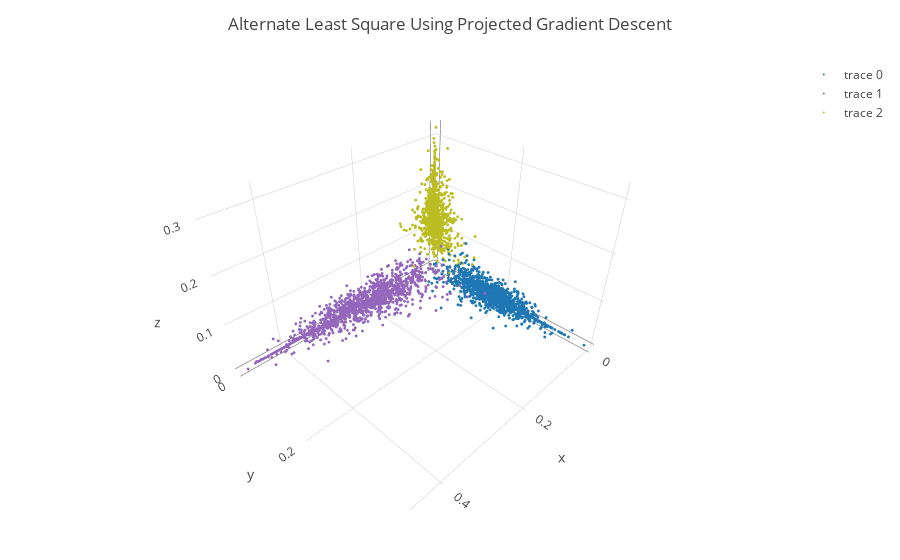

Notebook cell for this chart:
### Code cell
p3 = plot_nnmf_results(res_alspgrad_svdar.H, class_label, "Alternate Least Square Using Projected Gradient Descent")

### Figure 1 — Plotly figure (JSON) as saved in the notebook; plotly's stock layout.template omitted (floating-point values rounded to 4 significant figures; data arrays with more than 128 entries replaced by an {"elided": "..."} marker saying what was removed)
{"data": [{"y": {"elided": "1460 float values"}, "type": "scatter3d", "z": {"elided": "1460 float values"}, "x": {"elided": "1460 float values"}, "mode": "markers", "marker": {"symbol": "dot", "size": 1, "color": "#1f77b4"}}, {"y": {"elided": "1398 float values"}, "type": "scatter3d", "z": {"elided": "1398 float values"}, "x": {"elided": "1398 float values"}, "mode": "markers", "marker": {"symbol": "dot", "size": 1, "color": "#9467bd"}}, {"y": {"elided": "1033 float values"}, "type": "scatter3d", "z": {"elided": "1033 float values"}, "x": {"elided": "1033 float values"}, "mode": "markers", "marker": {"symbol": "dot", "size": 1, "color": "#bcbd22"}}], "layout": {"title": "Alternate Least Square Using Projected Gradient Descent", "margin": {"r": 50, "l": 50, "b": 50, "t": 60}}}
